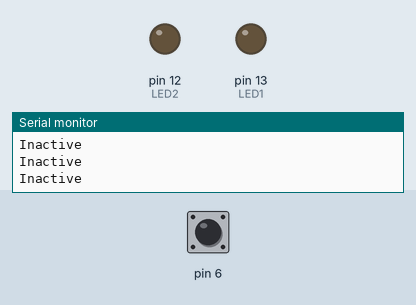
A sketch run on a simulated Arduino Uno, built with avr-gcc and run on an emulated ATmega328P. On the bench: output pins drawn as LEDs (lit = HIGH), the last lines printed to the serial monitor. Dashed ring = blinking. The inputs (shaded band) are chosen by the test bench; at power-on: pin 6 LOW.

Above: at 1.2 s.
1.3 s: pin 6 driven HIGH
At 1.9 s:
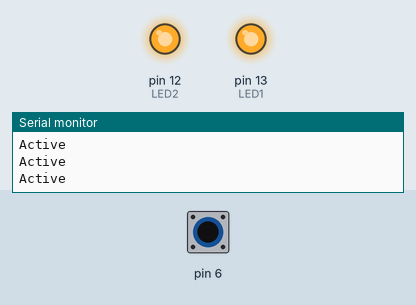
2.8 s: pin 6 driven LOW
At 4.2 s:
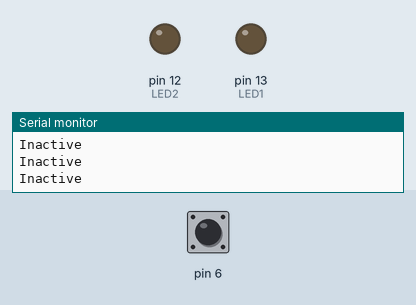
5.8 s: pin 6 pulsed HIGH 2 times (0.12 s each, 0.3 s apart)
At 6.16 s:
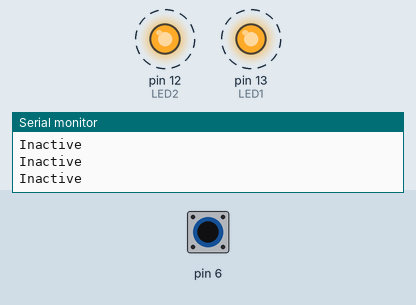
9.4 s: pin 6 pulsed HIGH 2 times (0.12 s each, 0.3 s apart)
At 11.2 s:
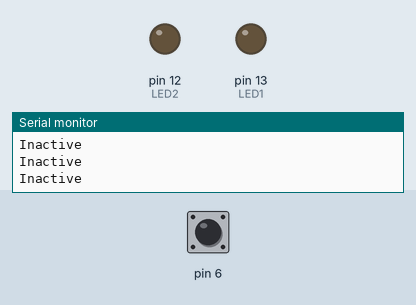
Timing chart, 0 to 12.7 s (numbered marks = the images above; inputs shaded):
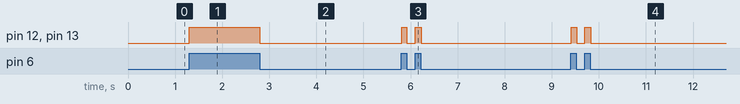

Measured:
- after the input at 1.3 s, pin 12 (LED2), pin 13 (LED1): LOW → HIGH at once
- after the input at 2.8 s, pin 12 (LED2), pin 13 (LED1): HIGH → LOW at once
- after the input at 5.8 s, pin 12 (LED2), pin 13 (LED1): alternates HIGH for 0.12 s and LOW for 0.18 s, 4 changes in all, then stays LOW, starting at once
- after the input at 9.4 s, pin 12 (LED2), pin 13 (LED1): alternates HIGH for 0.12 s and LOW for 0.18 s, 4 changes in all, then stays LOW, starting at once

The sketch:

sketch_oct06a.ino
```cpp
int LED1 = 13;
int LED2 = 12;
void setup() {
  // put your setup code here, to run once:
Serial.begin(9600);
pinMode(6,INPUT);
pinMode(LED1,OUTPUT);
pinMode(LED2,OUTPUT);
}

void loop() {
  // put your main code here, to run repeatedly:
 if (digitalRead(6) == HIGH)
 {
    digitalWrite(LED1,HIGH);
    digitalWrite(LED2,HIGH);
    Serial.println("Active");

  }

  else
  {
    digitalWrite(LED1,LOW);
    digitalWrite(LED2,LOW);
    Serial.println("Inactive");

  }

}
```
